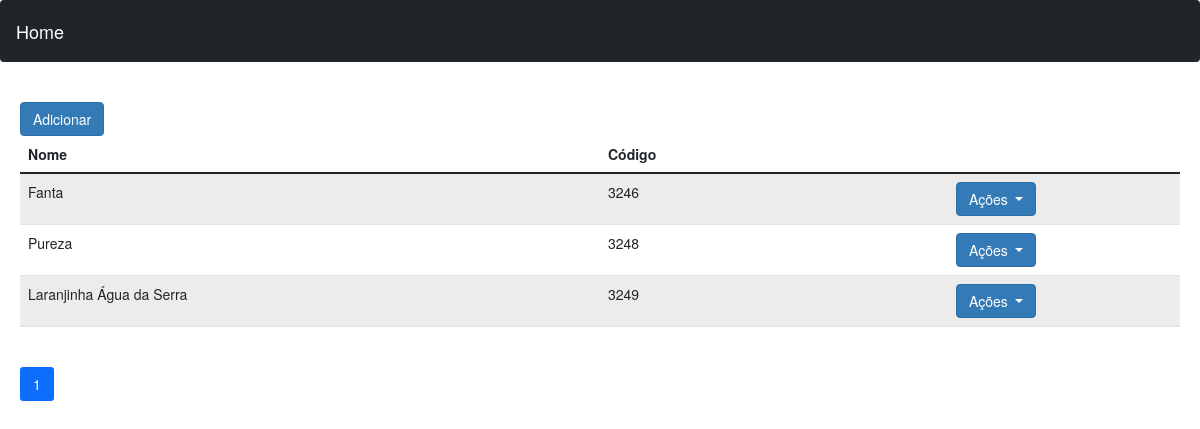
/produtos/, run on an earlier commit of the app's database.
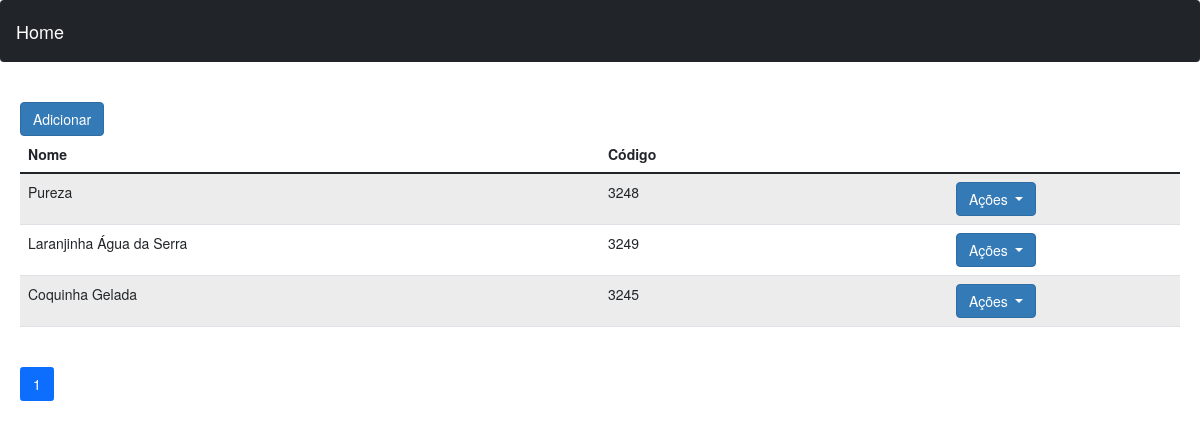
And on a later commit of the database.
### produtos/models.py (models this page shows, shortened)
class ProdutoModel(TimeStampedModel):
    id = models.UUIDField(
        db_column="ID",
        default=uuid.uuid4,
        primary_key=True,
        editable=False,
        unique=True
    )
    nome = models.CharField(
        db_column="NOME",
        max_length=100
    )
    codigo = models.CharField(
        db_column="CODIGO",
        max_length=20,
        unique=True
    )
    class Meta:
        db_table = 'PRODUTO'
        verbose_name = 'Produto'
        verbose_name_plural = 'Produtos'

### produtos/views.py (the view)
# urls.py: path('produtos/', home_produtos , name="produtos"),
def home_produtos(request, id:uuid=None):
    if id is not None:
        _SERVICE.remover_produtos_por_id(id)
    elif request.method == "POST" and id is None:
        serializer = ProdutosSerializer(data=request.POST)
        if not serializer.is_valid():
            messages.error(request, serializer.errors)
        else:
                serializer.save()
    produtos = _SERVICE.buscar_todos_produtos()
    paginator = Paginator(produtos, 5)
    page = request.GET.get('p')
    produtos = paginator.get_page(page)
    return render(request, 'home_produtos.html', context={"produtos":produtos})

### produtos/services.py (called while the page is built)
    def buscar_todos_produtos(self) -> list[ProdutoModel]:
        return ProdutoModel.objects.all()

### produtos/templates/home_produtos.html (shortened to what this page needs)
{% extends 'base.html' %}
{% block container %}
<table class="table table-striped">
  <thead>
    <tr>
      <th width="50%">Nome</th>
      <th width="30%">Código</th>
      <th width="20%"></th>
      {% include 'partials/produto_adicionar.html' %}
    </tr>
  </thead>
  <tbody>
  {% for p in produtos %}
    <tr>
      <td>{{p.nome}}</td>
      <td>{{p.codigo}}</td>
      <td>
          <div class="dropdown">
            <button class="btn btn-primary dropdown-toggle" type="button" id="dropdownMenuButton" data-toggle="dropdown" aria-haspopup="true" aria-expanded="false">
              Ações
            </button>
          </div>
      </td>
    </tr>
{% endfor %}
  </tbody>
</table>
<nav aria-label="...">
  <ul class="pagination">
  {% for pagina in produtos.paginator.page_range %}
  {% if produtos.number == pagina %}
    <li class="page-item active"><a class="page-link" href="?p={{pagina}}&termo={{request.GET.termo}}">{{pagina}}</a></li>
  {% else %}
    <li class="page-item"><a class="page-link" href="?p={{pagina}}&termo={{request.GET.termo}}">{{pagina}}</a></li>
  {%endif%}
    {% endfor %}
  </ul>
</nav>
{% endblock container %}

What changed in the data, as far as the page shows it:
removed ProdutoModel: nome "Fanta", codigo "3246"
added ProdutoModel: nome "Coquinha Gelada", codigo "3245"
